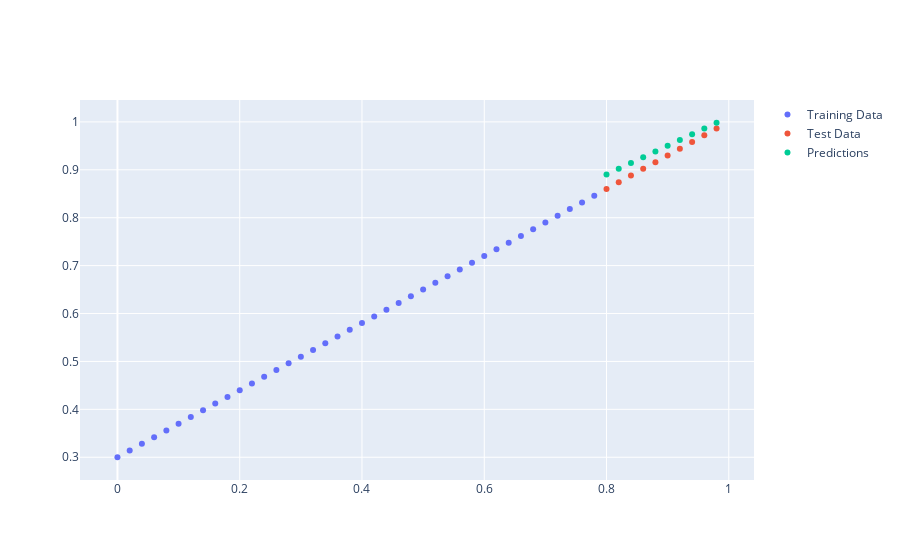

Notebook code for this chart:
### Code cell
# Evaluate and prediction
model_1.eval()

with t.inference_mode():
    y_preds = model_1(X_test)
    visualize_data(predictions=y_preds.cpu())

### Figure 1 — Plotly figure (JSON) as saved in the notebook; plotly's stock layout.template omitted (floating-point values rounded to 4 significant figures)
{"data": [{"mode": "markers", "name": "Training Data", "x": [0.0, 0.02, 0.04, 0.06, 0.08, 0.1, 0.12, 0.14, 0.16, 0.18, 0.2, 0.22, 0.24, 0.26, 0.28, 0.3, 0.32, 0.34, 0.36, 0.38, 0.4, 0.42, 0.44, 0.46, 0.48, 0.5, 0.52, 0.54, 0.56, 0.58, 0.6, 0.62, 0.64, 0.66, 0.68, 0.7, 0.72, 0.74, 0.76, 0.78], "y": [0.3, 0.314, 0.328, 0.342, 0.356, 0.37, 0.384, 0.398, 0.412, 0.426, 0.44, 0.454, 0.468, 0.482, 0.496, 0.51, 0.524, 0.538, 0.552, 0.566, 0.58, 0.594, 0.608, 0.622, 0.636, 0.65, 0.664, 0.678, 0.692, 0.706, 0.72, 0.734, 0.748, 0.762, 0.776, 0.79, 0.804, 0.818, 0.832, 0.846], "type": "scatter"}, {"mode": "markers", "name": "Test Data", "x": [0.8, 0.82, 0.84, 0.86, 0.88, 0.9, 0.92, 0.94, 0.96, 0.98], "y": [0.86, 0.874, 0.888, 0.902, 0.916, 0.93, 0.944, 0.958, 0.972, 0.986], "type": "scatter"}, {"mode": "markers", "name": "Predictions", "x": [0.8, 0.82, 0.84, 0.86, 0.88, 0.9, 0.92, 0.94, 0.96, 0.98], "y": [0.8901, 0.9021, 0.9141, 0.9261, 0.9382, 0.9502, 0.9622, 0.9742, 0.9862, 0.9982], "type": "scatter"}], "layout": {}}
